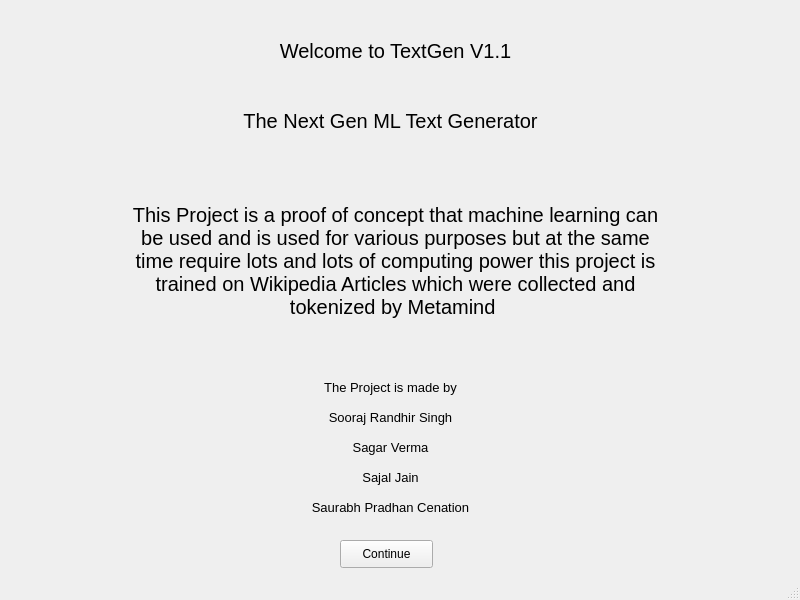
<?xml version="1.0" encoding="UTF-8"?>
<ui version="4.0">
 <class>MainWindow</class>
 <widget class="QMainWindow" name="MainWindow">
  <property name="geometry">
   <rect>
    <x>0</x>
    <y>0</y>
    <width>800</width>
    <height>600</height>
   </rect>
  </property>
  <property name="windowTitle">
   <string>Welcome</string>
  </property>
  <widget class="QWidget" name="centralwidget">
   <widget class="QLabel" name="label">
    <property name="geometry">
     <rect>
      <x>230</x>
      <y>20</y>
      <width>331</width>
      <height>61</height>
     </rect>
    </property>
    <property name="font">
     <font>
      <pointsize>15</pointsize>
      <strikeout>false</strikeout>
     </font>
    </property>
    <property name="text">
     <string>Welcome to TextGen V1.1</string>
    </property>
    <property name="alignment">
     <set>Qt::AlignCenter</set>
    </property>
   </widget>
   <widget class="QLabel" name="label_2">
    <property name="geometry">
     <rect>
      <x>200</x>
      <y>90</y>
      <width>381</width>
      <height>61</height>
     </rect>
    </property>
    <property name="font">
     <font>
      <pointsize>15</pointsize>
      <strikeout>false</strikeout>
     </font>
    </property>
    <property name="text">
     <string>The Next Gen ML Text Generator</string>
    </property>
    <property name="alignment">
     <set>Qt::AlignCenter</set>
    </property>
   </widget>
   <widget class="QLabel" name="label_3">
    <property name="geometry">
     <rect>
      <x>130</x>
      <y>160</y>
      <width>531</width>
      <height>201</height>
     </rect>
    </property>
    <property name="font">
     <font>
      <pointsize>15</pointsize>
      <strikeout>false</strikeout>
     </font>
    </property>
    <property name="text">
     <string>This Project is a proof of concept that machine learning can be used and is used for various purposes but at the same time require lots and lots of computing power this project is trained on Wikipedia Articles which were collected and tokenized by Metamind </string>
    </property>
    <property name="alignment">
     <set>Qt::AlignCenter</set>
    </property>
    <property name="wordWrap">
     <bool>true</bool>
    </property>
   </widget>
   <widget class="QLabel" name="label_4">
    <property name="geometry">
     <rect>
      <x>240</x>
      <y>380</y>
      <width>301</width>
      <height>21</height>
     </rect>
    </property>
    <property name="font">
     <font>
      <pointsize>10</pointsize>
     </font>
    </property>
    <property name="text">
     <string>The Project is made by</string>
    </property>
    <property name="alignment">
     <set>Qt::AlignHCenter|Qt::AlignTop</set>
    </property>
    <property name="wordWrap">
     <bool>true</bool>
    </property>
   </widget>
   <widget class="QLabel" name="label_5">
    <property name="geometry">
     <rect>
      <x>240</x>
      <y>410</y>
      <width>301</width>
      <height>21</height>
     </rect>
    </property>
    <property name="font">
     <font>
      <pointsize>10</pointsize>
     </font>
    </property>
    <property name="text">
     <string>Sooraj Randhir Singh</string>
    </property>
    <property name="alignment">
     <set>Qt::AlignHCenter|Qt::AlignTop</set>
    </property>
    <property name="wordWrap">
     <bool>true</bool>
    </property>
   </widget>
   <widget class="QLabel" name="label_6">
    <property name="geometry">
     <rect>
      <x>240</x>
      <y>440</y>
      <width>301</width>
      <height>21</height>
     </rect>
    </property>
    <property name="font">
     <font>
      <pointsize>10</pointsize>
     </font>
    </property>
    <property name="text">
     <string>Sagar Verma</string>
    </property>
    <property name="alignment">
     <set>Qt::AlignHCenter|Qt::AlignTop</set>
    </property>
    <property name="wordWrap">
     <bool>true</bool>
    </property>
   </widget>
   <widget class="QLabel" name="label_7">
    <property name="geometry">
     <rect>
      <x>240</x>
      <y>470</y>
      <width>301</width>
      <height>21</height>
     </rect>
    </property>
    <property name="font">
     <font>
      <pointsize>10</pointsize>
     </font>
    </property>
    <property name="text">
     <string>Sajal Jain</string>
    </property>
    <property name="alignment">
     <set>Qt::AlignHCenter|Qt::AlignTop</set>
    </property>
    <property name="wordWrap">
     <bool>true</bool>
    </property>
   </widget>
   <widget class="QLabel" name="label_8">
    <property name="geometry">
     <rect>
      <x>240</x>
      <y>500</y>
      <width>301</width>
      <height>21</height>
     </rect>
    </property>
    <property name="font">
     <font>
      <pointsize>10</pointsize>
     </font>
    </property>
    <property name="text">
     <string>Saurabh Pradhan Cenation</string>
    </property>
    <property name="alignment">
     <set>Qt::AlignHCenter|Qt::AlignTop</set>
    </property>
    <property name="wordWrap">
     <bool>true</bool>
    </property>
   </widget>
   <widget class="QPushButton" name="pushButton">
    <property name="geometry">
     <rect>
      <x>340</x>
      <y>540</y>
      <width>93</width>
      <height>28</height>
     </rect>
    </property>
    <property name="text">
     <string>Continue</string>
    </property>
   </widget>
  </widget>
  <widget class="QStatusBar" name="statusbar"/>
 </widget>
 <resources/>
 <connections/>
</ui>
